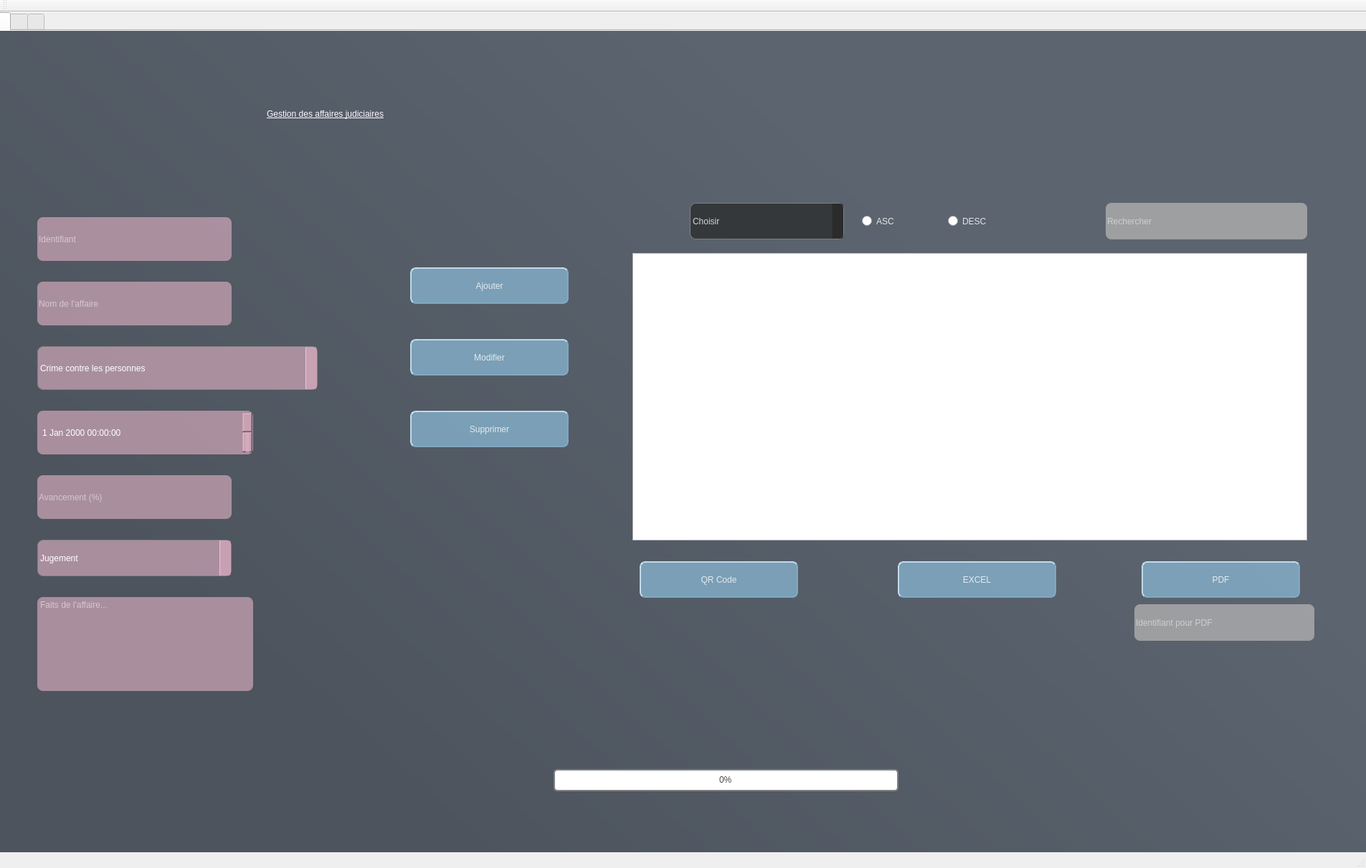
<?xml version="1.0" encoding="UTF-8"?>
<ui version="4.0">
 <class>MainWindow</class>
 <widget class="QMainWindow" name="MainWindow">
  <property name="geometry">
   <rect>
    <x>0</x>
    <y>0</y>
    <width>1905</width>
    <height>1211</height>
   </rect>
  </property>
  <property name="windowTitle">
   <string>Gestion des Clients</string>
  </property>
  <widget class="QWidget" name="centralWidget">
   <widget class="QTabWidget" name="tabWidget">
    <property name="geometry">
     <rect>
      <x>-10</x>
      <y>0</y>
      <width>2000</width>
      <height>1200</height>
     </rect>
    </property>
    <property name="styleSheet">
     <string notr="true">QWidget#tabWidgetPage1{
background-color: qlineargradient(spread:pad, x1:0.161, y1:0.721591, x2:0.726, y2:0.358273, stop:0 rgba(77, 84, 94, 255), stop:1 rgba(91, 100, 111, 255));
}



QWidget#tabWidgetPage2{
background-color: qlineargradient(spread:pad, x1:0.161, y1:0.721591, x2:0.726, y2:0.358273, stop:0 rgba(77, 84, 94, 255), stop:1 rgba(91, 100, 111, 255));
}




QWidget#tabWidgetPage3{
background-color: qlineargradient(spread:pad, x1:0.161, y1:0.721591, x2:0.726, y2:0.358273, stop:0 rgba(77, 84, 94, 255), stop:1 rgba(91, 100, 111, 255));
}
</string>
    </property>
    <property name="currentIndex">
     <number>0</number>
    </property>
    <widget class="QWidget" name="tabWidgetPage1">
     <attribute name="title">
      <string/>
     </attribute>
     <widget class="QLineEdit" name="le_avancement">
      <property name="geometry">
       <rect>
        <x>60</x>
        <y>620</y>
        <width>271</width>
        <height>61</height>
       </rect>
      </property>
      <property name="styleSheet">
       <string notr="true">QLineEdit#le_avancement{ 
                         border-radius: 8px; 
                        color: rgb(255, 255, 255);
                         background-color: rgba(214, 171, 189, 170);
	font: 75 10pt &quot;Helvetica&quot;;

 } 

                         QLineEdit#le_avancement:focus { 
                         
                      border-radius: 8px; 
                 
                         color:rgb(0, 0, 0); 

                         background-color:rgba(242, 217, 236, 180);


} </string>
      </property>
      <property name="placeholderText">
       <string>Avancement (%)</string>
      </property>
     </widget>
     <widget class="QTableView" name="tab_affaire">
      <property name="geometry">
       <rect>
        <x>890</x>
        <y>310</y>
        <width>941</width>
        <height>401</height>
       </rect>
      </property>
      <property name="styleSheet">
       <string notr="true">
QTabWidget#tab_affaire::pane {
    border: 1px rgb(55, 100, 109, 170);

background: rgba(137, 127, 148, 170);

	font: 75 10pt &quot;Helvetica&quot;;
}

QTabWidget#tab_affaire::tab-bar:top {
    top: 1px;
background: rgba(137, 127, 148, 170);


}

QTabWidget#tab_affaire::tab-bar:bottom {
    bottom: 1px;
}

QTabWidget#tab_affaire::tab-bar:left {
    right: 1px;
}

QTabWidget#tab_affaire::tab-bar:right {
    left: 1px;
}

QTabWidget#tab_affaire::tab {
    border: 1px rgba(137, 127, 148, 170);
}

QTabWidget#tab_affaire::tab:selected {
    background:rgba(137, 127, 148, 170);
}

QTabWidget#tab_affaire::tab:!selected {
    background:  rgba(137, 127, 148, 170);
}

QTabWidget#tab_affaire::tab:!selected:hover {
background: rgba(137, 127, 148, 170);
}

QTabWidget#tab_affaire::tab:top:!selected {
    margin-top: 3px;
background: rgba(103, 109, 114, 150);
}

QTabWidget#tab_affaire::tab:bottom:!selected {
    margin-bottom: 3px;
background:  rgba(137, 127, 148, 170);
}

QTabWidget#tab_affaire:tab:top, QTabBar::tab:bottom {
    min-width: 8ex;
    margin-right: -1px;
    padding: 5px 10px 5px 10px;
background:  rgba(137, 127, 148, 170);
}

QTabWidget#tab_affaire::tab:top:selected {
    border-bottom-color: none;
}

QTabWidget#tab_affaire::tab:bottom:selected {
    border-top-color: none;
}

QTabBar::tab:top:last, QTabBar::tab:bottom:last,
QTabBar::tab:top:only-one, QTabBar::tab:bottom:only-one {
    margin-right: 0;
}

QTabBar::tab:left:!selected {
    margin-right: 3px;
}

QTabBar::tab:right:!selected {
    margin-left: 3px;
}

QTabBar::tab:left, QTabBar::tab:right {
    min-height: 8ex;
    margin-bottom: -1px;
    padding: 10px 5px 10px 5px;
}

QTabBar::tab:left:selected {
    border-left-color: none;
}

QTabBar::tab:right:selected {
    border-right-color: none;
}

QTabBar::tab:left:last, QTabBar::tab:right:last,
QTabBar::tab:left:only-one, QTabBar::tab:right:only-one {
    margin-bottom: 0;
}


QTableView::item:selected { color:#005B51; background:rgba(255, 204, 226, 170); font-weight:900; }
                           QTableCornerButton::section { background-color:#686A7A; }
                           QHeaderView::section { color:#005B51; backgrouncolor:#005B51;}
/*
QTableView {
    selection-background-color: #C3C7B8;
}

QTableView QTableCornerButton::section {
    background:  #C3C7B8;
border: 0.5px outset black;
   
}
*/

QScrollBar:horizontal {
  border: 2px solid grey;
     background:  rgba(91, 100, 111, 200);
     width: 15px;
     margin: 22px 0 22px 0;
}
QScrollBar::handle:horizontal {
    background: rgba(214, 171, 189, 170);
     min-height: 20px;

}
QScrollBar::add-line:horizontal {
      border: 2px rgba(91, 100, 111, 200);
     background:  rgba(91, 100, 111, 200);
     height: 20px;
     subcontrol-position: bottom;
     subcontrol-origin: margin;
}

QScrollBar::sub-line:horizontal {
    border: 2px rgba(91, 100, 111, 200);
     background:  rgba(91, 100, 111, 200);
     height: 20px;
     subcontrol-position: top;
     subcontrol-origin: margin;
}
 QScrollBar::up-arrow:horizontal, QScrollBar::down-arrow:horizontal{
     border: 2px rgba(214, 171, 189, 170);
     width: 3px;
     height: 3px;
     background:  rgba(91, 100, 111, 200);
 }

 QScrollBar::add-page:horizontal, QScrollBar::sub-page:horizontal {
     background: none;
 }






 QScrollBar:vertical {
     border: 2px solid grey;
     background:  rgba(91, 100, 111, 200);
     width: 15px;
     margin: 22px 0 22px 0;
 }
 QScrollBar::handle:vertical {
     background: rgba(214, 171, 189, 170);
     min-height: 20px;
 }
 QScrollBar::add-line:vertical {
     border: 2px rgba(91, 100, 111, 200);
     background:  rgba(91, 100, 111, 200);
     height: 20px;
     subcontrol-position: bottom;
     subcontrol-origin: margin;
 }

 QScrollBar::sub-line:vertical {
     border: 2px rgba(91, 100, 111, 200);
     background:  rgba(91, 100, 111, 200);
     height: 20px;
     subcontrol-position: top;
     subcontrol-origin: margin;
 }

 QScrollBar::up-arrow:vertical, QScrollBar::down-arrow:vertical {
     border: 2px rgba(214, 171, 189, 170);
     width: 3px;
     height: 3px;
     background:  rgba(91, 100, 111, 200);
 }

 QScrollBar::add-page:vertical, QScrollBar::sub-page:vertical {
     background: none;
 }


</string>
      </property>
     </widget>
     <widget class="QRadioButton" name="radioButton_2">
      <property name="geometry">
       <rect>
        <x>1330</x>
        <y>230</y>
        <width>121</width>
        <height>71</height>
       </rect>
      </property>
      <property name="styleSheet">
       <string notr="true">QRadioButton#radioButton_2{
font: 81 10pt &quot;Open Sans ExtraBold&quot;;
color: rgba(255, 255, 255, 215);
}
</string>
      </property>
      <property name="text">
       <string>DESC</string>
      </property>
     </widget>
     <widget class="QProgressBar" name="progressBar">
      <property name="geometry">
       <rect>
        <x>780</x>
        <y>1030</y>
        <width>481</width>
        <height>31</height>
       </rect>
      </property>
      <property name="styleSheet">
       <string notr="true">QProgressBar #progressBar{
    border: 2px solid grey;
    border-radius: 5px;
color: rgb(71, 71, 71);
}

QProgressBar#progressBar::chunk {
    background-color: #05B8CC;
    width: 20px;
color: rgb(71, 71, 71);
}

QProgressBar#progressBar {
    border: 2px solid grey;
    border-radius: 5px;
    text-align: center;
color: rgb(71, 71, 71);
}

QProgressBar#progressBar::chunk {
    background-color: #CD96CD;
    width: 10px;
    margin: 0.5px;
color: rgb(71, 71, 71);
}</string>
      </property>
      <property name="value">
       <number>0</number>
      </property>
     </widget>
     <widget class="QLineEdit" name="le_id">
      <property name="geometry">
       <rect>
        <x>60</x>
        <y>260</y>
        <width>271</width>
        <height>61</height>
       </rect>
      </property>
      <property name="styleSheet">
       <string notr="true">QLineEdit#le_id{ 
                         border-radius: 8px; 
                        color: rgb(255, 255, 255);
                         background-color: rgba(214, 171, 189, 170);
	font: 75 10pt &quot;Helvetica&quot;;

 } 

                         QLineEdit#le_id:focus { 
                         
                      border-radius: 8px; 
                 
                         color:rgb(0, 0, 0); 

                         background-color:rgba(242, 217, 236, 180);


} </string>
      </property>
      <property name="text">
       <string/>
      </property>
      <property name="placeholderText">
       <string>Identifiant</string>
      </property>
     </widget>
     <widget class="QPushButton" name="pushButton_modifier">
      <property name="geometry">
       <rect>
        <x>580</x>
        <y>430</y>
        <width>221</width>
        <height>51</height>
       </rect>
      </property>
      <property name="styleSheet">
       <string notr="true">QPushButton#pushButton_modifier{
 background-color: rgba(133, 177, 204, 200);
    border-style: outset;
    border-width: 2px;
    border-radius: 8px;
    border-color:rgba(133, 177, 204, 200);
    
	font: 81 13pt &quot;Open Sans Condensed ExtraBold&quot;;
	
text-color: white;
   
    padding: 4px;
	color:rgba(255, 255, 255, 200);
}
QPushButton#pushButton_modifierr:pressed{
     background-color:rgba(202, 247, 255, 200);
color:rgba(0, 0, 0, 200);

    border-style: inset;
}


</string>
      </property>
      <property name="text">
       <string>Modifier</string>
      </property>
     </widget>
     <widget class="QPushButton" name="pb_supprimer">
      <property name="geometry">
       <rect>
        <x>580</x>
        <y>530</y>
        <width>221</width>
        <height>51</height>
       </rect>
      </property>
      <property name="styleSheet">
       <string notr="true">QPushButton#pb_supprimer{
    background-color: rgba(133, 177, 204, 200);
    border-style: outset;
    border-width: 2px;
    border-radius: 8px;
    border-color:rgba(133, 177, 204, 200);
    
	font: 81 13pt &quot;Open Sans Condensed ExtraBold&quot;;
	
text-color: white;
   
    padding: 4px;
	color:rgba(255, 255, 255, 200);
}
QPushButton#pb_supprimer:pressed {
    background-color:rgba(202, 247, 255, 200);
color:rgba(0, 0, 0, 200);

    border-style: inset;
}</string>
      </property>
      <property name="text">
       <string>Supprimer</string>
      </property>
     </widget>
     <widget class="QPushButton" name="excel">
      <property name="geometry">
       <rect>
        <x>1260</x>
        <y>740</y>
        <width>221</width>
        <height>51</height>
       </rect>
      </property>
      <property name="styleSheet">
       <string notr="true">QPushButton#excel{
    background-color: rgba(133, 177, 204, 200);
    border-style: outset;
    border-width: 2px;
    border-radius: 8px;
    border-color:rgba(133, 177, 204, 200);
    
	font: 81 13pt &quot;Open Sans Condensed ExtraBold&quot;;
	
text-color: white;
   
    padding: 4px;
	color:rgba(255, 255, 255, 200);
}
QPushButton#excel:pressed {
    background-color:rgba(202, 247, 255, 200);
color:rgba(0, 0, 0, 200);

    border-style: inset;
}</string>
      </property>
      <property name="text">
       <string>EXCEL</string>
      </property>
     </widget>
     <widget class="QPushButton" name="pdf">
      <property name="geometry">
       <rect>
        <x>1600</x>
        <y>740</y>
        <width>221</width>
        <height>51</height>
       </rect>
      </property>
      <property name="styleSheet">
       <string notr="true">QPushButton#pdf {
      background-color: rgba(133, 177, 204, 200);
    border-style: outset;
    border-width: 2px;
    border-radius: 8px;
    border-color:rgba(133, 177, 204, 200);
    
	font: 81 13pt &quot;Open Sans Condensed ExtraBold&quot;;
	
text-color: white;
   
    padding: 4px;
	color:rgba(255, 255, 255, 200);
}
QPushButton#pdf:pressed {
  
   background-color:rgba(202, 247, 255, 200);
color:rgba(0, 0, 0, 200);

    border-style: inset;
}


</string>
      </property>
      <property name="text">
       <string>PDF</string>
      </property>
     </widget>
     <widget class="QPushButton" name="bp_ajouter">
      <property name="geometry">
       <rect>
        <x>580</x>
        <y>330</y>
        <width>221</width>
        <height>51</height>
       </rect>
      </property>
      <property name="styleSheet">
       <string notr="true">QPushButton#bp_ajouter{
      background-color: rgba(133, 177, 204, 200);
    border-style: outset;
    border-width: 2px;
    border-radius: 8px;
    border-color:rgba(133, 177, 204, 200);
    
	font: 81 13pt &quot;Open Sans Condensed ExtraBold&quot;;
	
text-color: white;
   
    padding: 4px;
	color:rgba(255, 255, 255, 200);
}
QPushButton#bp_ajouter:pressed{
      background-color:rgba(202, 247, 255, 200);
color:rgba(0, 0, 0, 200);

    border-style: inset;
}


</string>
      </property>
      <property name="text">
       <string>Ajouter</string>
      </property>
     </widget>
     <widget class="QRadioButton" name="radioButton">
      <property name="geometry">
       <rect>
        <x>1210</x>
        <y>230</y>
        <width>91</width>
        <height>71</height>
       </rect>
      </property>
      <property name="styleSheet">
       <string notr="true">/*QRadioButton::indicator {
    width: 13px;
    height: 13px;
}

QRadioButton::indicator::unchecked {
    image: url(:/images/radiobutton_unchecked.png);
}

QRadioButton::indicator:unchecked:hover {
    image: url(:/images/radiobutton_unchecked_hover.png);
}

QRadioButton::indicator:unchecked:pressed {
    image: url(:/images/radiobutton_unchecked_pressed.png);
}

QRadioButton::indicator::checked {
    image: url(:/images/radiobutton_checked.png);
}

QRadioButton::indicator:checked:hover {
    image: url(:/images/radiobutton_checked_hover.png);
}

QRadioButton::indicator:checked:pressed {
    image: url(:/images/radiobutton_checked_pressed.png);
}
*/
QRadioButton#radioButton{

font: 81 10pt &quot;Open Sans ExtraBold&quot;;
color: rgba(255, 255, 255, 215);
}
</string>
      </property>
      <property name="text">
       <string>ASC</string>
      </property>
     </widget>
     <widget class="QLabel" name="qrlabel">
      <property name="geometry">
       <rect>
        <x>900</x>
        <y>810</y>
        <width>201</width>
        <height>181</height>
       </rect>
      </property>
      <property name="styleSheet">
       <string notr="true">background-color:rgba(0, 0, 0, 0);</string>
      </property>
      <property name="text">
       <string/>
      </property>
     </widget>
     <widget class="QPushButton" name="qr_code">
      <property name="geometry">
       <rect>
        <x>900</x>
        <y>740</y>
        <width>221</width>
        <height>51</height>
       </rect>
      </property>
      <property name="styleSheet">
       <string notr="true">QPushButton#qr_code{
   background-color: rgba(133, 177, 204, 200);
    border-style: outset;
    border-width: 2px;
    border-radius: 8px;
    border-color:rgba(133, 177, 204, 200);
    
	font: 81 13pt &quot;Open Sans Condensed ExtraBold&quot;;
	
text-color: white;
   
    padding: 4px;
	color:rgba(255, 255, 255, 200);
}
QPushButton#qr_code:pressed {
    background-color:rgba(202, 247, 255, 200);
color:rgba(0, 0, 0, 200);

    border-style: inset;
}




</string>
      </property>
      <property name="text">
       <string>QR Code</string>
      </property>
     </widget>
     <widget class="QLineEdit" name="le_nom">
      <property name="geometry">
       <rect>
        <x>60</x>
        <y>350</y>
        <width>271</width>
        <height>61</height>
       </rect>
      </property>
      <property name="styleSheet">
       <string notr="true">QLineEdit#le_nom{ 
                         border-radius: 8px; 
                        color: rgb(255, 255, 255);
                         background-color: rgba(214, 171, 189, 170);
	
	font: 75 10pt &quot;Helvetica&quot;;

 } 

                         QLineEdit#le_nom:focus { 
                         
                      border-radius: 8px; 
                 
                         color:rgb(0, 0, 0); 

                         background-color:rgba(242, 217, 236, 180);


} </string>
      </property>
      <property name="placeholderText">
       <string>Nom de l'affaire</string>
      </property>
     </widget>
     <widget class="QLineEdit" name="search_tab">
      <property name="geometry">
       <rect>
        <x>1550</x>
        <y>240</y>
        <width>281</width>
        <height>51</height>
       </rect>
      </property>
      <property name="styleSheet">
       <string notr="true">QLineEdit#search_tab{ 
                         border-radius: 8px; 
                        color: rgb(255, 255, 255);
                         background-color: rgba(175, 175, 175, 200);

 } 

                         QLineEdit#search_tab:focus { 
                         
                      border-radius: 8px; 
                 
                         color:rgb(0, 0, 0); 

                        background-color: rgb(233, 233, 233,200);


} </string>
      </property>
      <property name="text">
       <string/>
      </property>
      <property name="readOnly">
       <bool>false</bool>
      </property>
      <property name="placeholderText">
       <string>Rechercher</string>
      </property>
     </widget>
     <widget class="QComboBox" name="comboBox">
      <property name="geometry">
       <rect>
        <x>970</x>
        <y>240</y>
        <width>215</width>
        <height>51</height>
       </rect>
      </property>
      <property name="styleSheet">
       <string notr="true">QComboBox#comboBox{
    border: 1px solid gray;
    border-radius: 8px;
    padding: 1px 18px 1px 3px;
    min-width: 6em;

background-color:rgba(38, 38, 38, 180);
	font: 75 10pt &quot;Helvetica&quot;;
color:rgba(255, 255, 255, 200);




}

QComboBox#comboBox:editable {
 background-color:rgba(38, 38, 38, 180);
}

QComboBox#comboBox:!editable, QComboBox::drop-down:editable {
background-color:rgba(38, 38, 38, 180);
}

/* QComboBox gets the &quot;on&quot; state when the popup is open */
QComboBox#comboBox:!editable:on, QComboBox::drop-down:editable:on {
  background-color:rgba(38, 38, 38, 180);
}

QComboBox#comboBox:on { /* shift the text when the popup opens */
    padding-top: 3px;
    padding-left: 4px;
background-color:rgba(38, 38, 38, 180);
}

QComboBox#comboBox::drop-down {
    subcontrol-origin: padding;
    subcontrol-position: top right;
    width: 15px;
background-color:rgba(38, 38, 38, 180);

    border-left-width: 1px;
background-color:rgba(38, 38, 38, 180);
    border-left-style: solid; /* just a single line */
    border-top-right-radius: 3px; /* same radius as the QComboBox */
    border-bottom-right-radius: 3px;
}

QComboBox#comboBox::down-arrow {
    image: url(C:/Users/Chayma/iDesktop/Atelier_Connexion_Chayma-2-20221107T142825Z-001/icons/arrow_down_comboBox.png);

}


QComboBox#comboBox::down-arrow:on { /* shift the arrow when popup is open */
    top: 1px;
    left: 1px;
background: rgba(238, 152, 43, 130);
}</string>
      </property>
      <item>
       <property name="text">
        <string>Choisir</string>
       </property>
      </item>
      <item>
       <property name="text">
        <string>id</string>
       </property>
      </item>
      <item>
       <property name="text">
        <string>Nom</string>
       </property>
      </item>
      <item>
       <property name="text">
        <string>Type</string>
       </property>
      </item>
      <item>
       <property name="text">
        <string>Horraire</string>
       </property>
      </item>
      <item>
       <property name="text">
        <string>Avancement</string>
       </property>
      </item>
      <item>
       <property name="text">
        <string>Faits</string>
       </property>
      </item>
      <item>
       <property name="text">
        <string>Decision</string>
       </property>
      </item>
     </widget>
     <widget class="QComboBox" name="comboBox_decision">
      <property name="geometry">
       <rect>
        <x>60</x>
        <y>710</y>
        <width>271</width>
        <height>51</height>
       </rect>
      </property>
      <property name="styleSheet">
       <string notr="true">QComboBox#comboBox_decision{
    border: 1px solid gray;
    border-radius: 8px;
    padding: 1px 18px 1px 3px;
    min-width: 6em;
background-color: rgba(214, 171, 189, 170);
color:rgb(255, 255, 255);
	font: 75 10pt &quot;Helvetica&quot;;
}

QComboBox#comboBox_decision:editable {
    background:  rgba(242, 217, 236, 180);
}

QComboBox#comboBox_decision:!editable, QComboBox::drop-down:editable {
     background:  rgba(214, 171, 189, 170);
}

/* QComboBox gets the &quot;on&quot; state when the popup is open */
QComboBox#comboBox_decision:!editable:on, QComboBox::drop-down:editable:on {
    background: rgba(214, 171, 189, 170);
}

QComboBox#comboBox_decision:on { /* shift the text when the popup opens */
    padding-top: 3px;
    padding-left: 4px;
}

QComboBox#comboBox_decision::drop-down {
    subcontrol-origin: padding;
    subcontrol-position: top right;
    width: 15px;
background: rgba(214, 171, 189, 170);

    border-left-width: 1px;
    border-left-color: rgba(242, 217, 236, 180);
    border-left-style: solid; /* just a single line */
    border-top-right-radius: 3px; /* same radius as the QComboBox */
    border-bottom-right-radius: 3px;
}

QComboBox#comboBox_decision::down-arrow {
    image: url(C:/Users/Chayma/iDesktop/Atelier_Connexion_Chayma-2-20221107T142825Z-001/icons/arrow_down_comboBox.png);

}


QComboBox#comboBox_decision::down-arrow:on { /* shift the arrow when popup is open */
    top: 1px;
    left: 1px;
background: rgba(242, 217, 236, 180);
}</string>
      </property>
      <item>
       <property name="text">
        <string>Jugement</string>
       </property>
      </item>
      <item>
       <property name="text">
        <string>Ordonnance</string>
       </property>
      </item>
      <item>
       <property name="text">
        <string>Arret</string>
       </property>
      </item>
     </widget>
     <widget class="QComboBox" name="typeee">
      <property name="geometry">
       <rect>
        <x>60</x>
        <y>440</y>
        <width>391</width>
        <height>61</height>
       </rect>
      </property>
      <property name="styleSheet">
       <string notr="true">QComboBox#typeee{
    border: 1px solid gray;
    border-radius: 8px;
    padding: 1px 18px 1px 3px;
    min-width: 6em;
background-color: rgba(214, 171, 189, 170);
color:rgb(255, 255, 255);
	font: 75 10pt &quot;Helvetica&quot;;
}

QComboBox#typeee:editable {
    background:  rgba(242, 217, 236, 180);
}

QComboBox#typeee:!editable, QComboBox::drop-down:editable {
     background:  rgba(214, 171, 189, 170);
}

/* QComboBox gets the &quot;on&quot; state when the popup is open */
QComboBox#typeee:!editable:on, QComboBox::drop-down:editable:on {
    background: rgba(214, 171, 189, 170);
}

QComboBox#typeee:on { /* shift the text when the popup opens */
    padding-top: 3px;
    padding-left: 4px;
}

QComboBox#typeee::drop-down {
    subcontrol-origin: padding;
    subcontrol-position: top right;
    width: 15px;
background: rgba(214, 171, 189, 170);

    border-left-width: 1px;
    border-left-color: rgba(242, 217, 236, 180);
    border-left-style: solid; /* just a single line */
    border-top-right-radius: 3px; /* same radius as the QComboBox */
    border-bottom-right-radius: 3px;
}

QComboBox#typeee::down-arrow {
    image: url(C:/Users/Chayma/iDesktop/Atelier_Connexion_Chayma-2-20221107T142825Z-001/icons/arrow_down_comboBox.png);

}


QComboBox#typeee::down-arrow:on { /* shift the arrow when popup is open */
    top: 1px;
    left: 1px;
background: rgba(242, 217, 236, 180);
}</string>
      </property>
      <item>
       <property name="text">
        <string>Crime contre les personnes</string>
       </property>
      </item>
      <item>
       <property name="text">
        <string>Crime contre les biens</string>
       </property>
      </item>
      <item>
       <property name="text">
        <string>Crime contre la nation</string>
       </property>
      </item>
      <item>
       <property name="text">
        <string>Crime  de guerre</string>
       </property>
      </item>
     </widget>
     <widget class="QLineEdit" name="id_label">
      <property name="geometry">
       <rect>
        <x>1590</x>
        <y>800</y>
        <width>251</width>
        <height>51</height>
       </rect>
      </property>
      <property name="styleSheet">
       <string notr="true">QLineEdit#id_label{ 
                 border-radius: 8px; 
                        color: rgb(255, 255, 255);
                         background-color: rgba(175, 175, 175, 200);
 } 

                         QLineEdit#id_label:focus { 
                     
                      border-radius: 8px; 
                 
                         color:rgb(0, 0, 0); 

                        background-color: rgb(233, 233, 233,200);



} 

</string>
      </property>
      <property name="placeholderText">
       <string>Identifiant pour PDF</string>
      </property>
     </widget>
     <widget class="QDateTimeEdit" name="dateTimeEdit">
      <property name="geometry">
       <rect>
        <x>60</x>
        <y>530</y>
        <width>301</width>
        <height>61</height>
       </rect>
      </property>
      <property name="styleSheet">
       <string notr="true">QDateTimeEdit#dateTimeEdit
{
border-radius: 8px;
border: 2px rgba(214, 171, 189, 170);
background-color : rgba(214, 171, 189, 170);
padding : 5px;
color: rgb(255, 255, 255);
	font: 75 10pt &quot;Helvetica&quot;;
}
QDateTimeEdit#dateTimeEdit::up-arraow
{
border : 2px  rgba(214, 171, 189, 170); 
background-color : rgba(214, 171, 189, 170);

}
QDateTimeEdit#dateTimeEdit::down-arrow
{
border : 2px rgba(214, 171, 189, 170);
background-color : rgba(214, 171, 189, 170);

}</string>
      </property>
     </widget>
     <widget class="QTextEdit" name="textEdit_faits">
      <property name="geometry">
       <rect>
        <x>60</x>
        <y>790</y>
        <width>301</width>
        <height>131</height>
       </rect>
      </property>
      <property name="styleSheet">
       <string notr="true">QTextEdit#textEdit_faits{ 
                         border-radius: 8px; 
                        color: rgb(255, 255, 255);
	font: 75 10pt &quot;Helvetica&quot;;
                         background-color: rgba(214, 171, 189, 170);

 } 

                 QTextEdit#textEdit_faits:focus { 
                         
                      border-radius: 8px; 
                 
                         color:rgb(0, 0, 0); 

                         background-color:rgba(242, 217, 236, 180);


} </string>
      </property>
      <property name="placeholderText">
       <string>Faits de l'affaire...</string>
      </property>
     </widget>
     <widget class="QLabel" name="label_3">
      <property name="geometry">
       <rect>
        <x>10</x>
        <y>0</y>
        <width>351</width>
        <height>211</height>
       </rect>
      </property>
      <property name="text">
       <string/>
      </property>
      <property name="pixmap">
       <pixmap>../../../Downloads/image (1).png</pixmap>
      </property>
     </widget>
     <widget class="QLabel" name="label_5">
      <property name="geometry">
       <rect>
        <x>380</x>
        <y>50</y>
        <width>1401</width>
        <height>131</height>
       </rect>
      </property>
      <property name="styleSheet">
       <string notr="true">font: 81 36pt &quot;Playfair Display ExtraBold&quot;;
color:rgb(254, 247, 255);
text-decoration: underline;</string>
      </property>
      <property name="text">
       <string>Gestion des affaires judiciaires</string>
      </property>
     </widget>
    </widget>
    <widget class="QWidget" name="tabWidgetPage2">
     <attribute name="title">
      <string/>
     </attribute>
     <widget class="QLineEdit" name="server">
      <property name="geometry">
       <rect>
        <x>170</x>
        <y>260</y>
        <width>211</width>
        <height>51</height>
       </rect>
      </property>
      <property name="styleSheet">
       <string notr="true">QLineEdit#server{ 
                         border-radius: 8px; 
                        color: rgb(255, 255, 255);
                         background-color: rgba(214, 171, 189, 170);
	font: 75 10pt &quot;Helvetica&quot;;

 } 

                         QLineEdit#server:focus { 
                         
                      border-radius: 8px; 
                 
                         color:rgb(0, 0, 0); 


                         background-color:rgba(242, 217, 236, 180);


} </string>
      </property>
      <property name="text">
       <string>stmp.gmail.com</string>
      </property>
      <property name="placeholderText">
       <string>server</string>
      </property>
     </widget>
     <widget class="QLineEdit" name="port">
      <property name="geometry">
       <rect>
        <x>170</x>
        <y>330</y>
        <width>211</width>
        <height>51</height>
       </rect>
      </property>
      <property name="styleSheet">
       <string notr="true">QLineEdit#port{ 
                         border-radius: 8px; 
                        color: rgb(255, 255, 255);
                         background-color: rgba(214, 171, 189, 170);
	font: 75 10pt &quot;Helvetica&quot;;

 } 

                         QLineEdit#portr:focus { 
                         
                      border-radius: 8px; 
                 
                         color:rgb(0, 0, 0); 

                         background-color:rgba(242, 217, 236, 180);


} </string>
      </property>
      <property name="text">
       <string>465</string>
      </property>
      <property name="placeholderText">
       <string>port</string>
      </property>
     </widget>
     <widget class="QLineEdit" name="uname">
      <property name="geometry">
       <rect>
        <x>540</x>
        <y>260</y>
        <width>811</width>
        <height>61</height>
       </rect>
      </property>
      <property name="styleSheet">
       <string notr="true">QLineEdit#uname{ 
                         border-radius: 8px; 
                        color: rgb(255, 255, 255);
                         background-color: rgba(214, 171, 189, 170);
	font: 75 10pt &quot;Helvetica&quot;;

 } 

                         QLineEdit#uname:focus { 
                         
                      border-radius: 8px; 
                 
                         color:rgb(0, 0, 0); 

                         background-color:rgba(242, 217, 236, 180);


} </string>
      </property>
      <property name="placeholderText">
       <string>Nom d'utilisateur</string>
      </property>
     </widget>
     <widget class="QLineEdit" name="paswd">
      <property name="geometry">
       <rect>
        <x>540</x>
        <y>340</y>
        <width>811</width>
        <height>61</height>
       </rect>
      </property>
      <property name="styleSheet">
       <string notr="true">QLineEdit#paswd{ 
                         border-radius: 8px; 
                        color: rgb(255, 255, 255);
                         background-color: rgba(214, 171, 189, 170);
	font: 75 10pt &quot;Helvetica&quot;;

 } 

                         QLineEdit#paswdr:focus { 
                         
                      border-radius: 8px; 
                 
                         color:rgb(0, 0, 0); 

                         background-color:rgba(242, 217, 236, 180);


} </string>
      </property>
      <property name="placeholderText">
       <string>Mot de passe</string>
      </property>
     </widget>
     <widget class="QLineEdit" name="rcpt">
      <property name="geometry">
       <rect>
        <x>540</x>
        <y>420</y>
        <width>811</width>
        <height>61</height>
       </rect>
      </property>
      <property name="styleSheet">
       <string notr="true">QLineEdit#rcpt{ 
                         border-radius: 8px; 
                        color: rgb(255, 255, 255);
                         background-color: rgba(214, 171, 189, 170);
	font: 75 10pt &quot;Helvetica&quot;;

 } 

                         QLineEdit#rcpt:focus { 
                         
                      border-radius: 8px; 
                 
                         color:rgb(0, 0, 0); 

                         background-color:rgba(242, 217, 236, 180);


} </string>
      </property>
      <property name="placeholderText">
       <string>Destinataire</string>
      </property>
     </widget>
     <widget class="QLineEdit" name="subject">
      <property name="geometry">
       <rect>
        <x>540</x>
        <y>580</y>
        <width>811</width>
        <height>61</height>
       </rect>
      </property>
      <property name="styleSheet">
       <string notr="true">QLineEdit#subject{ 
                         border-radius: 8px; 
                        color: rgb(255, 255, 255);
                         background-color: rgba(214, 171, 189, 170);
	font: 75 10pt &quot;Helvetica&quot;;

 } 

                         QLineEdit#subject:focus { 
                         
                      border-radius: 8px; 
                 
                         color:rgb(0, 0, 0); 

                         background-color:rgba(242, 217, 236, 180);


} </string>
      </property>
      <property name="placeholderText">
       <string>Sujet</string>
      </property>
     </widget>
     <widget class="QLineEdit" name="file">
      <property name="geometry">
       <rect>
        <x>540</x>
        <y>500</y>
        <width>811</width>
        <height>61</height>
       </rect>
      </property>
      <property name="styleSheet">
       <string notr="true">QLineEdit#file{ 
                         border-radius: 8px; 
                        color: rgb(255, 255, 255);
                         background-color: rgba(214, 171, 189, 170);
	font: 75 10pt &quot;Helvetica&quot;;

 } 

                         QLineEdit#file:focus { 
                         
                      border-radius: 8px; 
                 
                         color:rgb(0, 0, 0); 

                         background-color:rgba(242, 217, 236, 180);


} </string>
      </property>
      <property name="placeholderText">
       <string>Fichiers joints...</string>
      </property>
     </widget>
     <widget class="QTextEdit" name="msg">
      <property name="geometry">
       <rect>
        <x>540</x>
        <y>660</y>
        <width>811</width>
        <height>301</height>
       </rect>
      </property>
      <property name="styleSheet">
       <string notr="true">QTextEdit#msg{ 
                         border-radius: 8px; 
                        color: rgb(255, 255, 255);
                         background-color: rgba(214, 171, 189, 170);
	font: 75 10pt &quot;Helvetica&quot;;

 } 

                         QTextEdit#msg:focus { 
                         
                      border-radius: 8px; 
                 
                         color:rgb(0, 0, 0); 

                         background-color:rgba(242, 217, 236, 180);


} </string>
      </property>
      <property name="placeholderText">
       <string>Message...</string>
      </property>
     </widget>
     <widget class="QPushButton" name="browseBtn">
      <property name="geometry">
       <rect>
        <x>1370</x>
        <y>500</y>
        <width>161</width>
        <height>51</height>
       </rect>
      </property>
      <property name="styleSheet">
       <string notr="true">QPushButton#browseBtn{
        background-color: rgba(133, 177, 204, 200);
    border-style: outset;
    border-width: 2px;
    border-radius: 8px;
    border-color:rgba(133, 177, 204, 200);
    
	font: 81 9pt &quot;Open Sans Condensed ExtraBold&quot;;
	
text-color: white;
   
    padding: 4px;
	color:rgba(255, 255, 255, 200);
}
QPushButton#browse:pressed{
        background-color:rgba(202, 247, 255, 200);
color:rgba(0, 0, 0, 200);

    border-style: inset;
}
</string>
      </property>
      <property name="text">
       <string>Parcourir..</string>
      </property>
     </widget>
     <widget class="QPushButton" name="sendBtn">
      <property name="geometry">
       <rect>
        <x>810</x>
        <y>990</y>
        <width>221</width>
        <height>51</height>
       </rect>
      </property>
      <property name="styleSheet">
       <string notr="true">QPushButton#sendBtn{
        background-color: rgba(133, 177, 204, 200);
    border-style: outset;
    border-width: 2px;
    border-radius: 8px;
    border-color:rgba(133, 177, 204, 200);
    
	font: 81 13pt &quot;Open Sans Condensed ExtraBold&quot;;
	
text-color: white;
   
    padding: 4px;
	color:rgba(255, 255, 255, 200);
}
QPushButton#sendBtn:pressed{
        background-color:rgba(202, 247, 255, 200);
color:rgba(0, 0, 0, 200);

    border-style: inset;
}



</string>
      </property>
      <property name="text">
       <string>Envoyer</string>
      </property>
     </widget>
     <widget class="QLabel" name="label">
      <property name="geometry">
       <rect>
        <x>30</x>
        <y>260</y>
        <width>131</width>
        <height>41</height>
       </rect>
      </property>
      <property name="styleSheet">
       <string notr="true">font: 81 10pt &quot;Open Sans ExtraBold&quot;;
color: rgba(255, 255, 255, 215);</string>
      </property>
      <property name="text">
       <string>Serveur:</string>
      </property>
     </widget>
     <widget class="QLabel" name="label_2">
      <property name="geometry">
       <rect>
        <x>70</x>
        <y>320</y>
        <width>81</width>
        <height>71</height>
       </rect>
      </property>
      <property name="styleSheet">
       <string notr="true">font: 81 10pt &quot;Open Sans ExtraBold&quot;;
color: rgba(255, 255, 255, 215);</string>
      </property>
      <property name="text">
       <string>Port:</string>
      </property>
     </widget>
     <widget class="QLabel" name="label_4">
      <property name="geometry">
       <rect>
        <x>10</x>
        <y>0</y>
        <width>351</width>
        <height>211</height>
       </rect>
      </property>
      <property name="text">
       <string/>
      </property>
      <property name="pixmap">
       <pixmap>../../../Downloads/image (1).png</pixmap>
      </property>
     </widget>
     <widget class="QLabel" name="label_6">
      <property name="geometry">
       <rect>
        <x>740</x>
        <y>50</y>
        <width>361</width>
        <height>131</height>
       </rect>
      </property>
      <property name="styleSheet">
       <string notr="true">font: 81 36pt &quot;Playfair Display ExtraBold&quot;;
color:rgb(254, 247, 255);
text-decoration: underline;</string>
      </property>
      <property name="text">
       <string>Mailing</string>
      </property>
     </widget>
    </widget>
    <widget class="QWidget" name="tabWidgetPage3">
     <attribute name="title">
      <string/>
     </attribute>
     <widget class="QWidget" name="gridLayoutWidget">
      <property name="geometry">
       <rect>
        <x>10</x>
        <y>0</y>
        <width>1911</width>
        <height>1081</height>
       </rect>
      </property>
      <layout class="QGridLayout" name="stat"/>
     </widget>
    </widget>
   </widget>
  </widget>
  <widget class="QMenuBar" name="menuBar">
   <property name="geometry">
    <rect>
     <x>0</x>
     <y>0</y>
     <width>1905</width>
     <height>38</height>
    </rect>
   </property>
  </widget>
  <widget class="QToolBar" name="mainToolBar">
   <attribute name="toolBarArea">
    <enum>TopToolBarArea</enum>
   </attribute>
   <attribute name="toolBarBreak">
    <bool>false</bool>
   </attribute>
  </widget>
  <widget class="QStatusBar" name="statusBar"/>
 </widget>
 <layoutdefault spacing="6" margin="11"/>
 <resources/>
 <connections/>
</ui>
